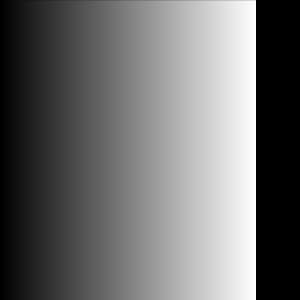
Frame 1 (no input)
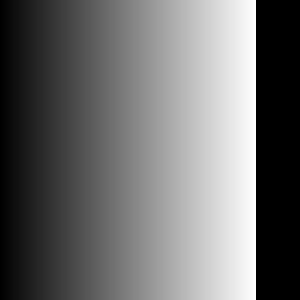
Frame 60 (the mouse pressed at the canvas centre just before this capture)
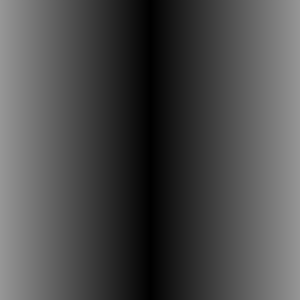
Frame 120 (the mouse held since frame 60 and released just before this capture)

The Processing sketch that drew these frames (run headless with seeded random() and noise(); from frame 60 on, the mouse is pressed at the canvas centre):

// Processing sketch: lineGradient
// ── lineGradient.pde
void setup() {
  size(300, 300);
  background(0);
}

void draw() {
  for(int i = 0; i < width; i++) {
    int dist = abs(mouseX - i);
    stroke(dist);
    line(i, 0, i, height);
  }
}
